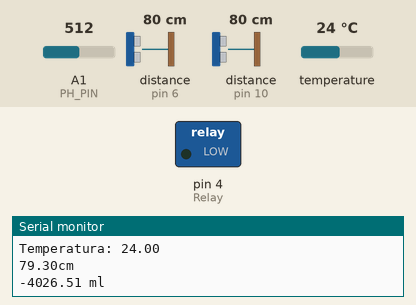
Recording of a sketch running on a simulated Arduino Uno, built with avr-gcc and run on an emulated ATmega328P. Parts: switched loads named in the sketch (green lamp = pin HIGH), the last lines printed to the serial monitor. Wiring (inferred from the names in the program): 2 × ultrasonic range finder: trigger pin 7, echo pin 6 / trigger pin 9, echo pin 10. The inputs (shaded band) are chosen by the test bench; at power-on: distance to the obstacle (sensors on pin 10, pin 6) 80 cm, A1 (PH_PIN) = 512, temperature 24 °C. The echo pulse lasts 58.3 µs per cm; pins used as bus, display or sensor lines are not drawn.

Above: at 4.3 s.
4.4 s: distance to the obstacle (sensor on pin 10) set to 12 cm
8.8 s: distance to the obstacle (sensor on pin 10) set to 9 cm
At 10.8 s:
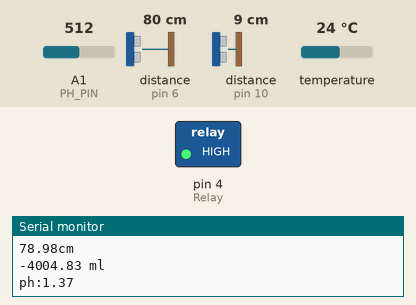
19.9 s: distance to the obstacle (sensor on pin 10) set to 18 cm
At 21.5 s:
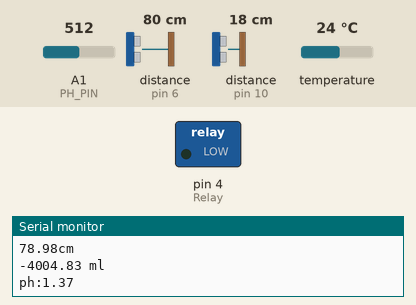
24.1 s: distance to the obstacle (sensor on pin 10) set to 2 cm
At 27.4 s:
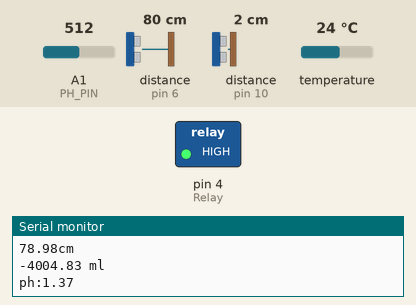
Timing chart, 0 to 28.8 s (numbered marks = the images above; inputs shaded):
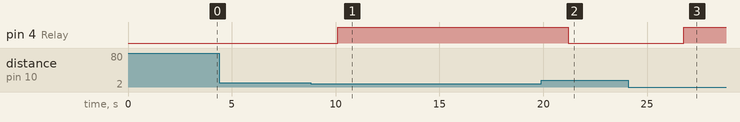

Measured:
- the behaviour switches between 11 and 10 cm on distance to the obstacle (sensor on pin 10) (found by bisection; images 0 and 1)
- after the input at 8.8 s, pin 4 (Relay): LOW → HIGH after 1.3 s
- after the input at 19.9 s, pin 4 (Relay): HIGH → LOW after 1.3 s
- after the input at 24.1 s, pin 4 (Relay): LOW → HIGH after 2.7 s

The sketch:

Temp_Vol_Bomba_Ph.ino
```cpp
#include <OneWire.h>
#include <DallasTemperature.h>
#include <DFRobot_PH.h>
#include <EEPROM.h>

//PH
#define PH_PIN A1
float voltage, phValue, temperature = 25;
DFRobot_PH ph;

// Pin donde se conecta el bus 1-Wire
const int pinDatosDQ = 13;
//Volumen
const int PinTrigVol = 7;
const int PinEchoVol = 6;

//bomba y sensor de proximidad.
int PinTrigBomba = 9;
int PinEchoBomba = 10;
int Relay = 4;
int TiempoBomba;
int DistanciaBomba;

// Constante velocidad sonido en cm/s
const float VelSon = 34000.0;

float distancia;
// Distancia a los 100 ml y vacío
const float distancia100 = 1.49;
//const float distanciaVacio = 15.32;
const float distanciaVacio = 14.77;


// Instancia a las clases OneWire y DallasTemperature
OneWire oneWireObjeto(pinDatosDQ);
DallasTemperature sensorDS18B20(&oneWireObjeto);

void setup() {
    // Iniciamos la comunicación serie
    Serial.begin(115200);
    // Iniciamos el bus 1-Wire
    sensorDS18B20.begin();

    pinMode(PinTrigVol, OUTPUT);
    // Ponemos el pin Echo en modo entrada
    pinMode(PinEchoVol, INPUT);

    pinMode(PinTrigBomba, OUTPUT);
    pinMode(PinEchoBomba, INPUT);
    pinMode(Relay, OUTPUT);
    ph.begin();
}

void loop() {
    // Mandamos comandos para toma de temperatura a los sensores
    sensorDS18B20.requestTemperatures();

    // Leemos y mostramos los datos de los sensores DS18B20
    Serial.print("Temperatura: ");
    Serial.println(sensorDS18B20.getTempCByIndex(0));


    iniciarTrigger();

   // La función pulseIn obtiene el tiempo que tarda en cambiar entre estados, en este caso a HIGH
    unsigned long tiempo = pulseIn(PinEchoVol, HIGH);

    // Obtenemos la distancia en cm, hay que convertir el tiempo en segudos ya que está en microsegundos
    // por eso se multiplica por 0.000001
    distancia = tiempo * 0.000001 * VelSon / 2.0;
  Serial.print(distancia);
    Serial.print("cm");
    Serial.println();
    delay(500);

    float distanciaLleno = distanciaVacio - (distancia - 4.54);
    float cantidadLiquido = distanciaLleno * 100 / distancia100;
   if(cantidadLiquido > 1000){
        cantidadLiquido = cantidadLiquido/1000;
        Serial.print(cantidadLiquido);
        Serial.println(" Litros");
        delay(500);
    }
    if(distancia > 14.57 and distancia < 14.75){
        Serial.println("0 ml");
        delay(500);
    }
    else{
      Serial.print(cantidadLiquido);
      Serial.println(" ml");
      delay(500);
    }

    digitalWrite(PinTrigBomba, HIGH);
    delay(1);
    digitalWrite(PinTrigBomba, LOW);
    TiempoBomba = pulseIn(PinEchoBomba, HIGH);
    DistanciaBomba = TiempoBomba/58.2;
    //Serial.print("Distancia gato: " );
    //Serial.println(DistanciaBomba);
    if (10 > DistanciaBomba){
      digitalWrite(Relay, HIGH);
    }
    else{
      digitalWrite(Relay, LOW);
    }


    static unsigned long timepoint = millis();
    if(millis() - timepoint > 1000U){ //intervalo de tiempo: ls
    //
    timepoint = millis();
    voltage = analogRead(PH_PIN)/ 1024.0*5000;


    //phValue = ph.readPH(voltage,temperature);

    phValue = ph.readPH(voltage,temperature);
    Serial.print("ph:");
    Serial.println(phValue,2);
    }
    ph.calibration(voltage,temperature);

    delay(1000);
}

void iniciarTrigger()
{
  // Ponemos el Triiger en estado bajo y esperamos 2 ms
  digitalWrite(PinTrigVol, LOW);
  delayMicroseconds(2);

  // Ponemos el pin Trigger a estado alto y esperamos 10 ms
  digitalWrite(PinTrigVol, HIGH);
  delayMicroseconds(10);

  // Comenzamos poniendo el pin Trigger en estado bajo
  digitalWrite(PinTrigVol, LOW);
}
```
